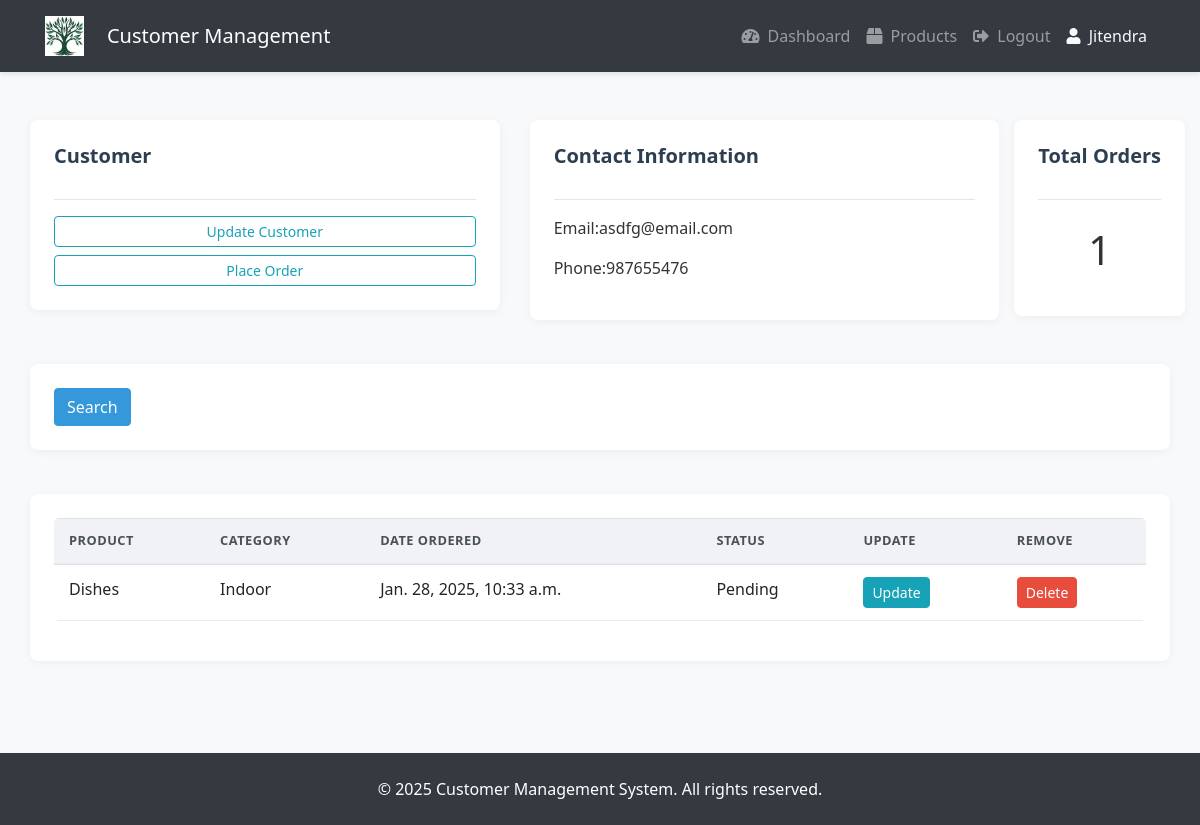
Page /customer/3/ (signed in) on the committed database.
### accounts/models.py (models this page shows, shortened)
class Customer(models.Model):
    name = models.CharField(max_length=200, null=True)
    phone =  models.CharField(max_length=200, null=True)
    email =  models.CharField(max_length=200, null=True)
    date_created = models.DateTimeField(auto_now_add=True, null=True)

class Order(models.Model):
    STATUS = (
            ('Pending', 'Pending'),
            ('Out for delivery', 'Out for delivery'),
            ('Delivered', 'Delivered'),
    )
    customer = models.ForeignKey(Customer, null=True, on_delete=models.SET_NULL)     #whenever a customer is deleted this order will remain in the databasse with the null value of customer
    product = models.ForeignKey(Product, null=True, on_delete=models.SET_NULL)
    date_created = models.DateTimeField(auto_now_add=True, null=True)
    status = models.CharField(max_length=200, null=True, choices=STATUS)

class Product(models.Model):
    CATEGORY = (
        ('Indoor', 'Indoor'),
        ('Out Door', 'Out Door'),
    )
    name = models.CharField(max_length=200, null=True)
    price = models.FloatField(null=True)
    category = models.CharField(max_length=200, null=True, choices=CATEGORY)
    description = models.CharField(max_length=200, null=True, blank=True)
    date_created = models.DateTimeField(auto_now_add=True, null=True)
    tags = models.ManyToManyField(Tag)
    def __str__(self):
        return self.name

### accounts/views.py (the view)
# urls.py: path('customer/<str:pk_test>/', views.customer, name="customer"),
@login_required(login_url='login')
def customer(request, pk_test):
    customer = Customer.objects.get(id=pk_test)
    orders = customer.order_set.all()
    order_count = orders.count()
    context = {'customer':customer, 'orders':orders, 'order_count':order_count}
    return render(request, 'accounts/customer.html',context)

### accounts/templates/accounts/customer.html
{%  extends 'accounts/main.html' %}
{% block content %}
<br>
<div class="row">
    <div class="col-md">
        <div class="card card-body">
            <h5>Customer</h5>
            <hr>
            <a class="btn btn-outline-info btn-sm btn-block"  href="">Update Customer</a>
             <a class="btn btn-outline-info btn-sm btn-block"  href="{% url 'create_order' customer.id %}">Place Order</a>
        </div>
    </div>
    <div class="col-md">
        <div class="card card-body">
            <h5>Contact Information</h5>
            <hr>
            <p>Email:{{customer.email}}</p>
            <p>Phone:{{customer.phone}}</p>
        </div>
    </div>
    <div class="com-md">
        <div class="card card-body">
            <h5>Total Orders</h5>
            <hr>
            <h1 style="text-align: center; padding:10px">{{order_count}}</h1>
         </div>
    </div>
</div>
<br>
<div class="row">
    <div class="col">
        <div class="card card-body">
            <form method="get">
                <button class="btn btn-primary" type="submit">Search</button>
            </form>
        </div>
    </div>
</div>
<br>
<div class="row">
    <div class="col">
        <div class="card card-body">
            <table class="table table-sm">
                <tr>
                    <th>Product</th>
                    <th>Category</th>
                    <th>Date Ordered</th>
                    <th>Status</th>
                    <th>Update</th>
                    <th>Remove</th>
                </tr>
                {% for order in orders %}
                <tr>
                    <td>{{order.product}}</td>
                    <td>{{order.product.category}}</td>
                    <td>{{order.date_created}}</td>
                    <td>{{order.status}}</td>
                    <td><a class="btn btn-sm btn-info" href="{% url 'update_order' order.id %}">Update</a></td>
                    <td><a class="btn btn-sm btn-danger" href="{% url 'delete_order' order.id %}">Delete</td>
                </tr>
                {% endfor %}
            </table>
        </div>
    </div>
</div>
{% endblock content %}

### accounts/templates/accounts/navbar.html (shortened to what this page needs)
{% load static %}
<nav class="navbar navbar-expand-lg navbar-dark bg-dark">
  <div class="container">
    <a class="navbar-brand d-flex align-items-center" href="{% url 'home' %}">
      <img src="{% static 'images/logo.png' %}" alt="Logo">
      <span class="ml-2">Customer Management</span>
    </a>
    <div class="collapse navbar-collapse" id="navbarNav">
      <ul class="navbar-nav ml-auto">
        {% if request.user.is_authenticated %}
          <li class="nav-item {% if '/dashboard/' in request.path %}active{% endif %}">
            <a class="nav-link" href="{% url 'home' %}">
              <i class="fas fa-tachometer-alt mr-1"></i> Dashboard
            </a>
          </li>
          <li class="nav-item {% if '/products/' in request.path %}active{% endif %}">
            <a class="nav-link" href="{% url 'products' %}">
              <i class="fas fa-box mr-1"></i> Products
            </a>
          </li>
          <li class="nav-item">
            <a class="nav-link" href="{% url 'logout' %}">
              <i class="fas fa-sign-out-alt mr-1"></i> Logout
            </a>
          </li>
          <li class="nav-item">
            <span class="nav-link text-light">
              <i class="fas fa-user mr-1"></i> {{ request.user.username }}
            </span>
          </li>
        {% else %}
          <li class="nav-item {% if '/login/' in request.path %}active{% endif %}">
            <a class="nav-link" href="{% url 'login' %}">
              <i class="fas fa-sign-in-alt mr-1"></i> Login
            </a>
          </li>
        {% endif %}
      </ul>
    </div>
  </div>
</nav>

### static/css/main.css (style rules this page uses)
body { background-color: #f8f9fa; font-family: 'Segoe UI', Tahoma, Geneva, Verdana, sans-serif; color: #333; }
.navbar { box-shadow: 0 2px 5px rgba(0, 0, 0, 0.1); padding: 0.7rem 1rem; }
.navbar img { max-height: 40px; margin-right: 15px; }
.card-body { padding: 1.5rem; }
.table { border-collapse: separate; border-spacing: 0; width: 100%; border-radius: 5px; overflow: hidden; }
.table th { background-color: #f0f2f5; color: #495057; font-weight: 600; text-transform: uppercase; font-size: 0.8rem; letter-spacing: 0.5px; }
.table td, .table th { padding: 12px 15px; border-bottom: 1px solid #e9ecef; }
.btn { border-radius: 4px; transition: all 0.3s ease; font-weight: 500; }
.btn-primary { background-color: #3498db; border-color: #3498db; }
.btn-info { background-color: #17a2b8; border-color: #17a2b8; }
.btn-danger { background-color: #e74c3c; border-color: #e74c3c; }
.card { border-radius: 8px; border: none; box-shadow: 0 2px 10px rgba(0, 0, 0, 0.05); margin-bottom: 20px; }
h5 { font-weight: 600; color: #2c3e50; margin-bottom: 15px; }

### rows in the picture
Customer: email "asdfg@email.com", phone "987655476"
Order: product "Dishes", product.category "Indoor", date_created "Jan. 28, 2025, 10:33 a.m.", status "Pending"

### other values in the picture
{{ request.user.username }} "Jitendra"
{{ order_count }} "1"
